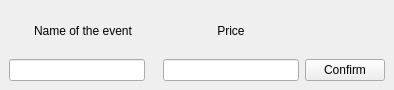
<?xml version="1.0" encoding="UTF-8"?>
<ui version="4.0">
 <class>GetNameForm</class>
 <widget class="QMainWindow" name="GetNameForm">
  <property name="geometry">
   <rect>
    <x>0</x>
    <y>0</y>
    <width>394</width>
    <height>90</height>
   </rect>
  </property>
  <property name="windowTitle">
   <string>MainWindow</string>
  </property>
  <widget class="QWidget" name="centralwidget">
   <layout class="QGridLayout" name="gridLayout">
    <item row="1" column="0">
     <widget class="QLineEdit" name="lineEdit"/>
    </item>
    <item row="1" column="4">
     <widget class="QPushButton" name="pushButton">
      <property name="text">
       <string>Confirm</string>
      </property>
     </widget>
    </item>
    <item row="0" column="0" colspan="3">
     <widget class="QLabel" name="label">
      <property name="text">
       <string>Name of the event</string>
      </property>
      <property name="alignment">
       <set>Qt::AlignCenter</set>
      </property>
     </widget>
    </item>
    <item row="0" column="3">
     <widget class="QLabel" name="label_2">
      <property name="text">
       <string>Price</string>
      </property>
      <property name="alignment">
       <set>Qt::AlignCenter</set>
      </property>
     </widget>
    </item>
    <item row="1" column="3">
     <widget class="QLineEdit" name="lineEdit_2"/>
    </item>
   </layout>
  </widget>
 </widget>
 <resources/>
 <connections/>
</ui>
